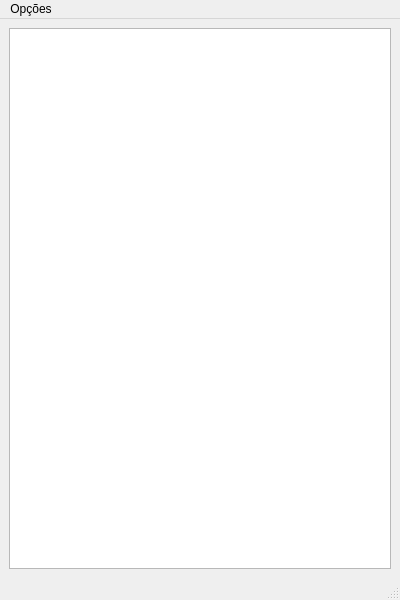
<?xml version="1.0" encoding="UTF-8"?>
<ui version="4.0">
 <class>Conversas</class>
 <widget class="QMainWindow" name="Conversas">
  <property name="geometry">
   <rect>
    <x>0</x>
    <y>0</y>
    <width>400</width>
    <height>600</height>
   </rect>
  </property>
  <property name="windowTitle">
   <string>MainWindow</string>
  </property>
  <widget class="QWidget" name="centralwidget">
   <layout class="QVBoxLayout" name="verticalLayout">
    <item>
     <widget class="QListView" name="listView"/>
    </item>
   </layout>
  </widget>
  <widget class="QMenuBar" name="menubar">
   <property name="geometry">
    <rect>
     <x>0</x>
     <y>0</y>
     <width>400</width>
     <height>21</height>
    </rect>
   </property>
   <widget class="QMenu" name="menuOp_es">
    <property name="title">
     <string>Opções</string>
    </property>
    <addaction name="actionNova_Conversa"/>
    <addaction name="actionDetalhes"/>
   </widget>
   <addaction name="menuOp_es"/>
  </widget>
  <widget class="QStatusBar" name="statusbar"/>
  <action name="actionDetalhes">
   <property name="text">
    <string>Novo Grupo</string>
   </property>
  </action>
  <action name="actionNova_Conversa">
   <property name="icon">
    <iconset>
     <normalon>../../QTCC_QML (obsoleto)/images/qtcreator.png</normalon>
    </iconset>
   </property>
   <property name="text">
    <string>Nova Conversa</string>
   </property>
  </action>
 </widget>
 <resources/>
 <connections/>
</ui>
